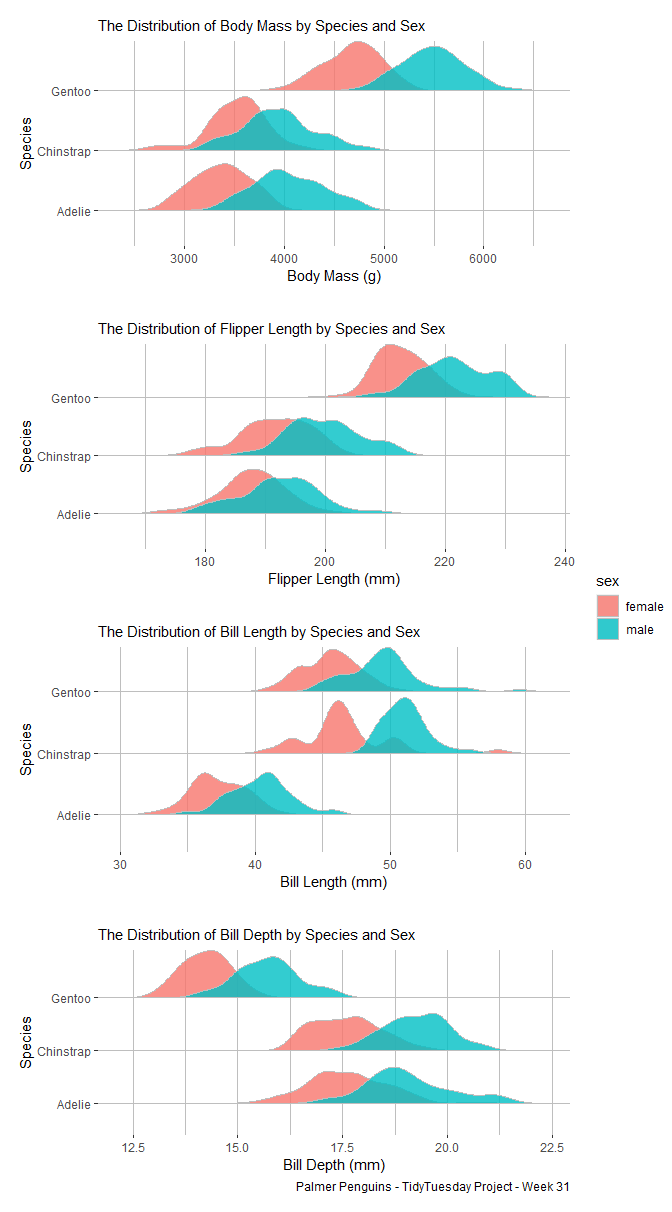

Recreate this plot in R.
################ Palmer Penguin - TidyTuesday roject - Week 31 #################

## Packages and Data -----------------------------------------------------------
library(palmerpenguins)
library(ggplot2)
library(ggridges)

data(package = 'palmerpenguins')
head(penguins)

## Density Plot ----------------------------------------------------------------

p_theme <- theme(panel.background = element_rect(fill = "white"),
           panel.grid = element_line(colour = "grey"),
           plot.margin = margin(0.5, 0.5, 0.5, 0.5, "cm"))

p1 <- ggplot(na.omit(penguins),
             aes(x = body_mass_g,
                 y = species,
                 fill = sex)) +
  geom_density_ridges(scale=0.9,
                      alpha=0.8,
                      color="grey") +
  labs(subtitle = "The Distribution of Body Mass by Species and Sex",
       x = "Body Mass (g)",
       y = "Species") +
  p_theme


p2 <- ggplot(na.omit(penguins),
             aes(x = flipper_length_mm,
                 y = species,
                 fill = sex)) +
  geom_density_ridges(scale=0.9,
                      alpha=0.8,
                      color="grey") +
  labs(subtitle = "The Distribution of Flipper Length by Species and Sex",
       x = "Flipper Length (mm)",
       y = "Species") +
  p_theme

p3 <- ggplot(na.omit(penguins),
             aes(x = bill_length_mm,
                 y = species,
                 fill = sex)) +
  geom_density_ridges(scale=0.9,
                      alpha=0.8,
                      color="grey") +
  labs(subtitle = "The Distribution of Bill Length by Species and Sex",
       x = "Bill Length (mm)",
       y = "Species") +
  p_theme

p4 <- ggplot(na.omit(penguins),
             aes(x = bill_depth_mm,
                 y = species,
                 fill = sex)) +
  geom_density_ridges(scale=0.9,
                      alpha=0.8,
                      color="grey") +
  labs(subtitle = "The Distribution of Bill Depth by Species and Sex",
       caption = "Palmer Penguins - TidyTuesday Project - Week 31",
       x = "Bill Depth (mm)",
       y = "Species") +
  p_theme


ggarrange(p1, p2, p3, p4,
          common.legend = TRUE,
          legend = "right",
          ncol = 1)

################################################################################
